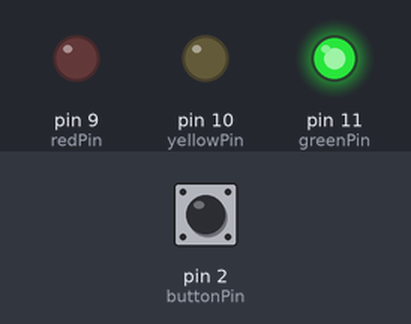
Bench run of a sketch on a simulated Arduino Uno, built with avr-gcc and run on an emulated ATmega328P. On the bench: output pins drawn as LEDs (lit = HIGH). Inputs (shaded band) come from the test bench; at power-on: pin 2 (buttonPin) LOW.

Above: at 1.2 s.
1.3 s: pin 2 (buttonPin) pulled HIGH for 0.15 s
At 6.7 s:
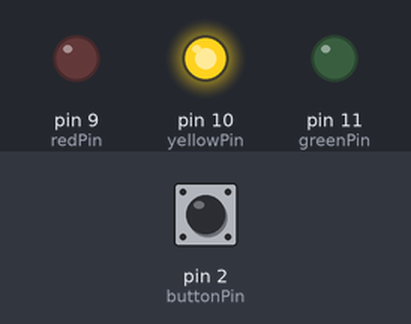
At 10.3 s:
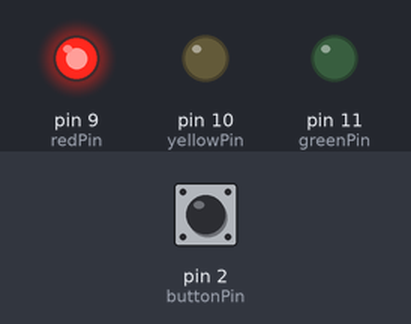
Timing chart, 0 to 18.3 s (numbered marks = the images above; inputs shaded):
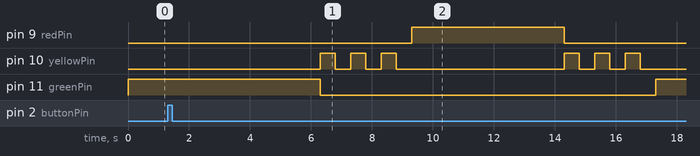

Measured:
- after the input at 1.3 s, pin 9 (redPin): LOW → HIGH after 8.0 s, → LOW 5.0 s later; pin 10 (yellowPin): LOW → HIGH after 5.0 s, → LOW 0.50 s later, → HIGH 0.50 s later, → LOW 0.50 s later, … (12 changes in this stretch); pin 11 (greenPin): HIGH → LOW after 5.0 s, → HIGH 11.0 s later

The sketch:

Task2.ino
```cpp
const int redPin = 9;
const int yellowPin = 10;
const int greenPin = 11;
const int buttonPin = 2;

int buttonState = 0;
int pedestrianMode = 0;

void setup()
{
  pinMode(redPin, OUTPUT);
  pinMode(yellowPin, OUTPUT);
  pinMode(greenPin, OUTPUT);
  pinMode(buttonPin, INPUT);
}

void loop()
{
  buttonState = digitalRead(buttonPin);

  if (buttonState == HIGH && pedestrianMode == 0)
  {
    pedestrianMode = 1;
  }

  // Зеленый сигнал
  digitalWrite(greenPin, HIGH);

  if (pedestrianMode)
  {
    delay(5000);
    digitalWrite(greenPin, LOW);

    // желтый мигающий сигнал 3 раза
    for (int i = 0; i < 3; i++)
    {
      digitalWrite(yellowPin, HIGH);
      delay(500);
      digitalWrite(yellowPin, LOW);
      delay(500);
    }

    // Красный сигнал
    digitalWrite(redPin, HIGH);
    delay(5000);
    digitalWrite(redPin, LOW);

    // желтый мигающий сигнал 3 раза
    for (int i = 0; i < 3; i++)
    {
      digitalWrite(yellowPin, HIGH);
      delay(500);
      digitalWrite(yellowPin, LOW);
      delay(500);
    }
    pedestrianMode = 0;
  }
}
```
